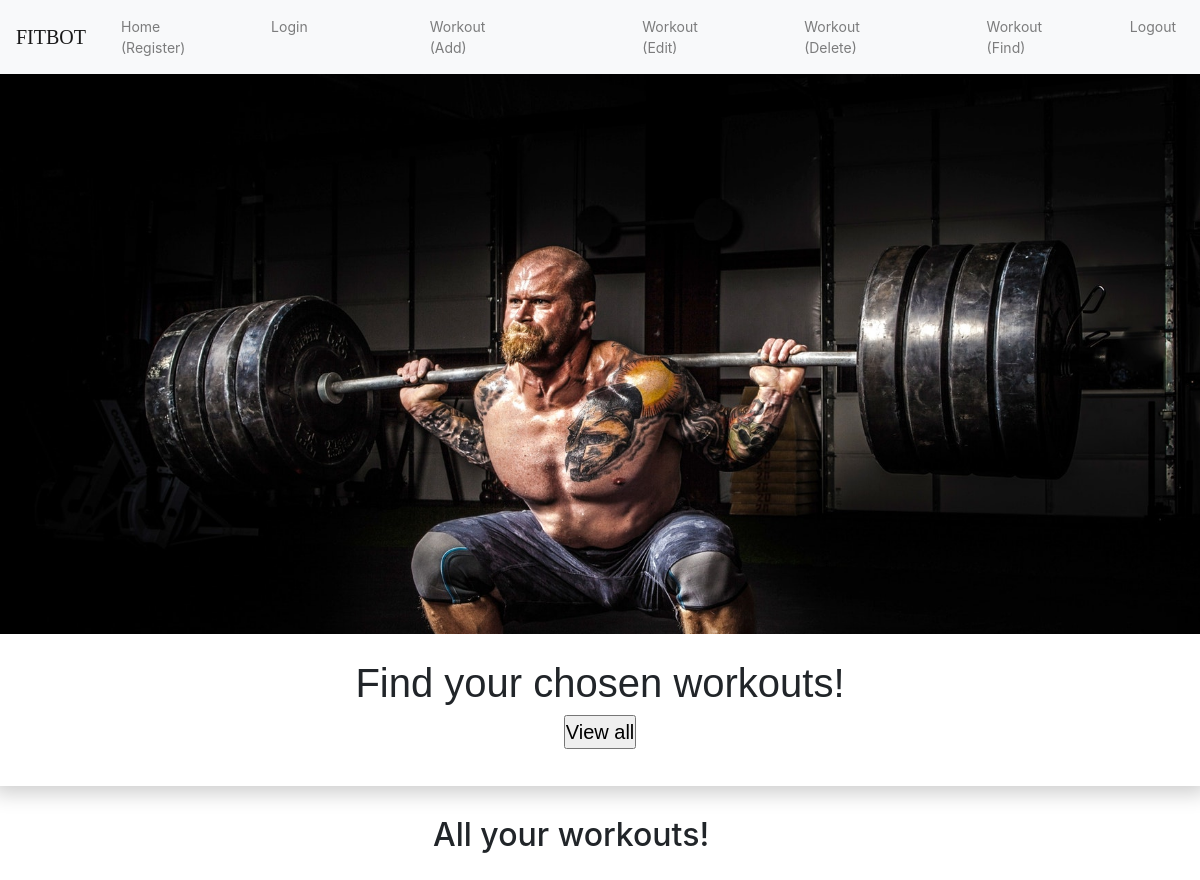
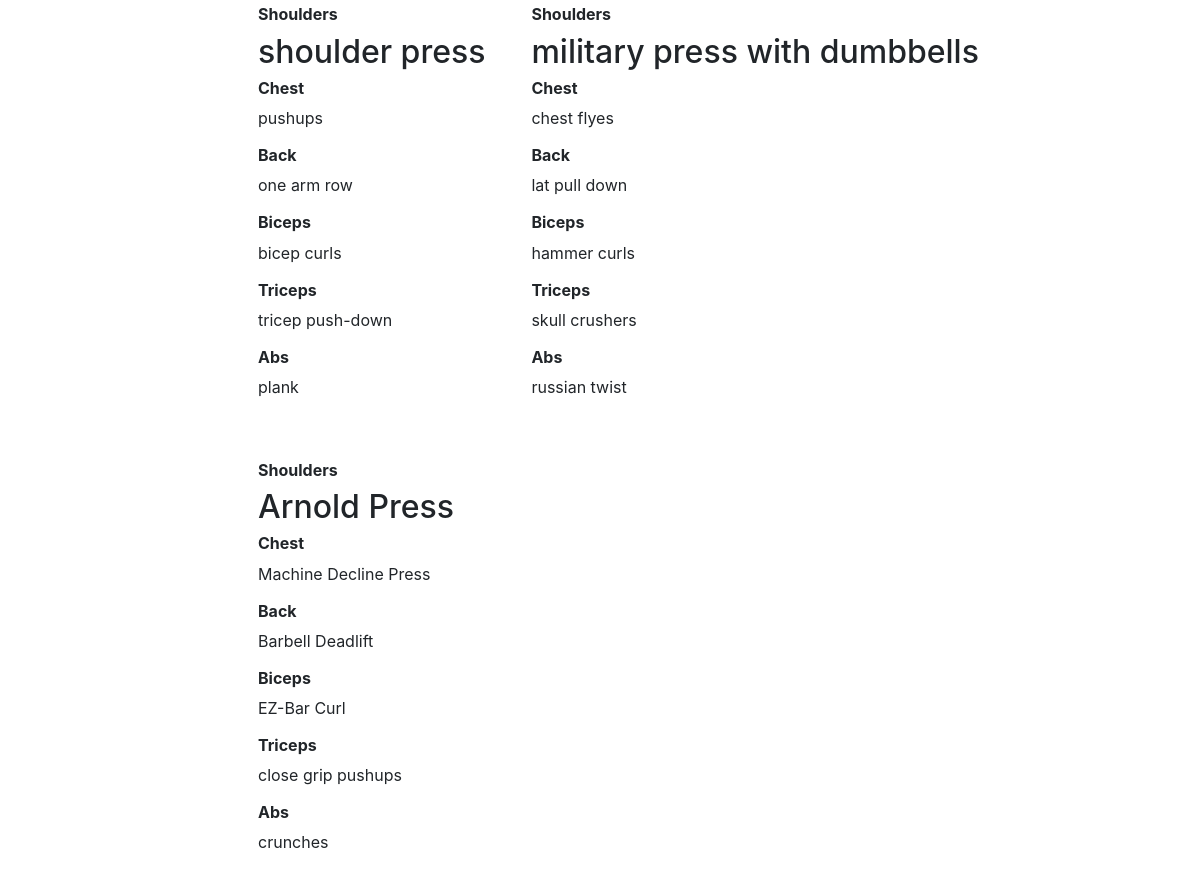
The page /find_workout.php on the database its author committed (2 pictures, top to bottom).
### tables this page shows
CREATE TABLE `works` (
  `id` int(10) UNSIGNED NOT NULL,
  `workout_type` varchar(3) NOT NULL,
  `shoulders` varchar(30) NOT NULL,
  `chest` varchar(50) NOT NULL,
  `back` varchar(30) DEFAULT NULL,
  `biceps` varchar(30) DEFAULT NULL,
  `triceps` varchar(30) DEFAULT NULL,
  `abs` varchar(30) DEFAULT NULL,
  `date` timestamp NOT NULL DEFAULT CURRENT_TIMESTAMP ON UPDATE CURRENT_TIMESTAMP
);

### find_workout.php (the view, shortened to what this page needs)
<?php
	try {
        $connection = new PDO($dsn, $username, $password, $options);
        $sql = "SELECT * FROM works";
        $statement = $connection->prepare($sql);
        $statement->execute();
        $result = $statement->fetchAll();
	} catch(PDOException $error) {
		echo $sql . "<br>" . $error->getMessage();
	}
?>
<?php include "common/nav.php"; ?>
<section class="container_image4">
</section>
<section id="Index-Page-Welcome3">
    <div class="container-workout-find">
        <div class="Welcome-Text_workout_find">
            <center>
                <h1> Find your chosen workouts! </h1>
            </center>
            <center>
                <form method="post">
                    <input type="submit" name="Submit" value="View all">
                </form>
            </center>
        </div>
        <div class="container">
            <div class="row" style="margin-left: 388px; margin-top: 30px;">
                <center>
                    <h2>All your workouts!</h2>
                </center>
            </div>
            <div class="row allworks" style="margin-left: 190px;">
                <?php foreach($result as $row) { ?>
                <div class="six columns" style="padding: 23px">
                    <div class="inner">
                        <h6 class="title" style="font-weight: bold;">Shoulders</h6>
                        <h2><?php echo $row['shoulders']; ?></h2>
                        <h6 class="title" style="font-weight: bold;">Chest</h6>
                        <p>
                            <?php echo $row['chest']; ?>
                        </p>
                        <h6 class="title" style="font-weight: bold;">Back</h6>
                        <p>
                            <?php echo $row['back']; ?>
                        </p>
                        <h6 class="title" style="font-weight: bold;">Biceps</h6>
                        <p>
                            <?php echo $row['biceps']; ?>
                        </p>
                        <h6 class="title" style="font-weight: bold;">Triceps</h6>
                        <p>
                            <?php echo $row['triceps']; ?>
                        </p>
                        <h6 class="title" style="font-weight: bold;">Abs</h6>
                        <p>
                            <?php echo $row['abs']; ?>
                        </p>
                    </div>
                </div>
                <?php };
                ?>
            </div>
        </div>
</section>

### common/nav.php (shortened to what this page needs)
<!DOCTYPE html>
<html>
<head>
    <link type="text/css" rel="stylesheet" href="css/mainstyle.css">
    <link rel="stylesheet" href="https://stackpath.bootstrapcdn.com/bootstrap/4.3.1/css/bootstrap.min.css">
</head>
<body>
    <nav class="navbar navbar-expand-lg navbar-light bg-light">
        <a class="navbar-brand" href="#">FITBOT</a>
        <div class="collapse navbar-collapse" href="workout_add.php" id="navbarNav">
            <ul class="navbar-nav">
                <li class="nav-item" style="margin-left: 11px;">
                    <a class="nav-link" href="index.php">Home (Register)</a>
                </li>
                <li class="nav-item" style="margin-left: 33px;">
                    <a class="nav-link" href="login.php">Login</a>
                </li>
                <li class="nav-item">
                    <a class="nav-link" href="workout_add.php">Workout (Add)</a>
                </li>
                <li class="nav-item">
                    <a class="nav-link" href="workout_update.php">Workout (Edit)</a>
                </li>
                <li class="nav-item" style="margin-left: 57px;">
                    <a class="nav-link" href="workout_delete.php">Workout (Delete)</a>
                </li>
                <li class="nav-item" style="margin-left: 61px;">
                    <a class="nav-link" href="find_workout.php">Workout (Find)</a>
                </li>
                <li class="nav-item" style="margin-left: 35px;">
                    <a class="nav-link" href="logout.php">Logout</a>
                </li>
            </ul>
        </div>
    </nav>

### css/mainstyle.css (style rules this page uses)
* { margin: 0; padding: 0; }
.navbar-brand { font-family: serif; }
nav li { display: inline-block; text-align: left; position: relative; margin-left: 50px; padding-top: 0px; font-size: 14px; }
nav a::before { content: ''; display: block; height: 5px; background-color: black; position: absolute; width: 0%; top: 0; transition: all ease-in-out 200ms; }
nav li { display: inline-block; text-align: left; position: relative; margin-left: 200px; padding-top: 0px; }
nav li { display: inline-block; text-align: left; position: relative; margin-left: 106px; padding-top: 0px; }
form input { margin-bottom: 12px; }
.container_image4 { background-image: url(../images/adult-barbell.jpg); height: 80vh; background-size: cover; background-position: center; }
.Welcome-Text_workout_find { padding: 25px 100px; margin-top: -80px; background-color: #fff; box-shadow: 0 0 20px 7px rgba(0, 0, 0, 0.2); font-size: 20px; font-family: Arial, Helvetica, sans-serif; }

### rows shown on the page
works: shoulders "shoulder press", chest "pushups", back "one arm row", biceps "bicep curls", triceps "tricep push-down", abs "plank"
works: shoulders "military press with dumbbells", chest "chest flyes", back "lat pull down", biceps "hammer curls", triceps "skull crushers", abs "russian twist"
works: shoulders "Arnold Press", chest "Machine Decline Press", back "Barbell Deadlift", biceps "EZ-Bar Curl", triceps "close grip pushups", abs "crunches"
